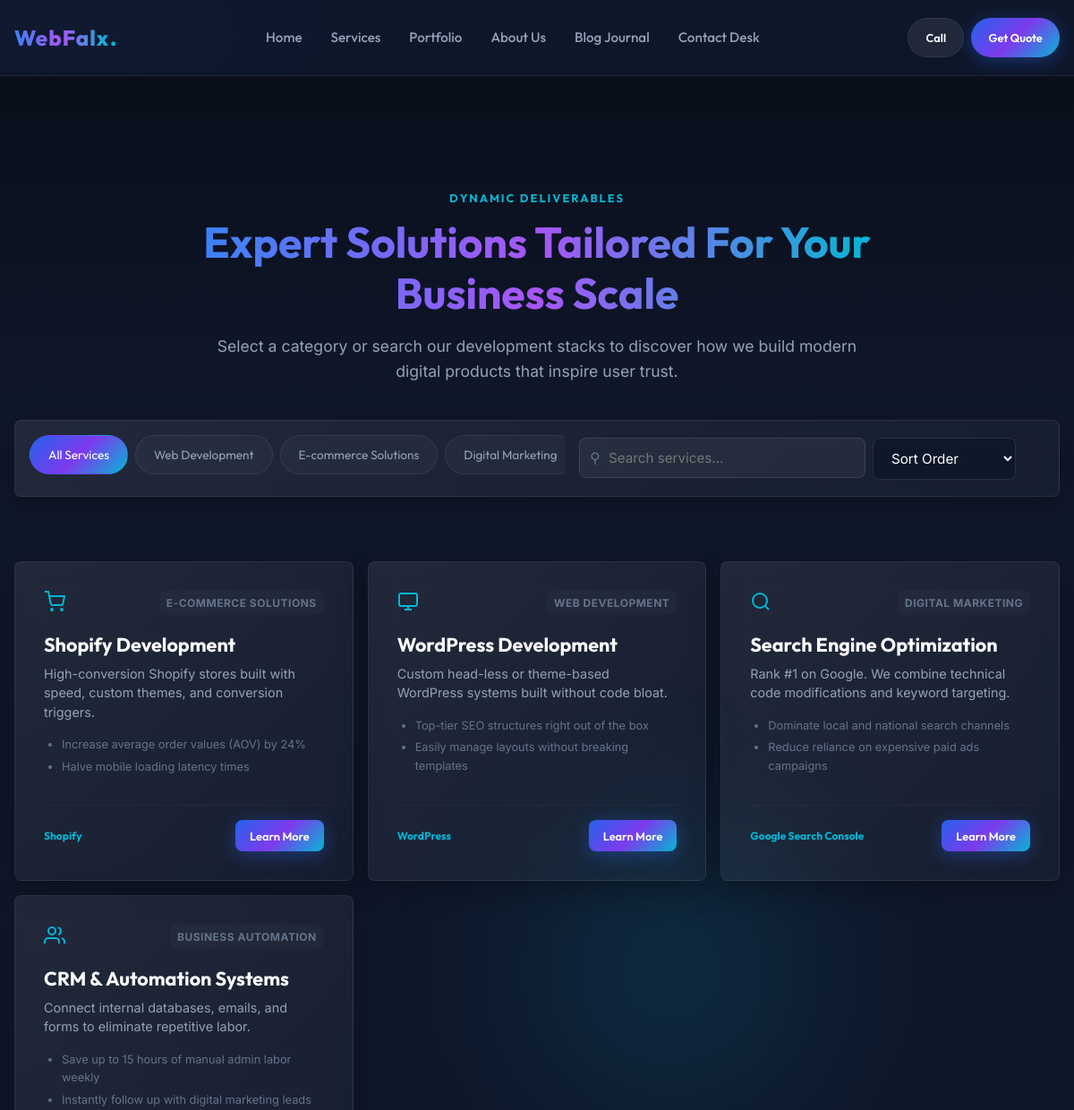
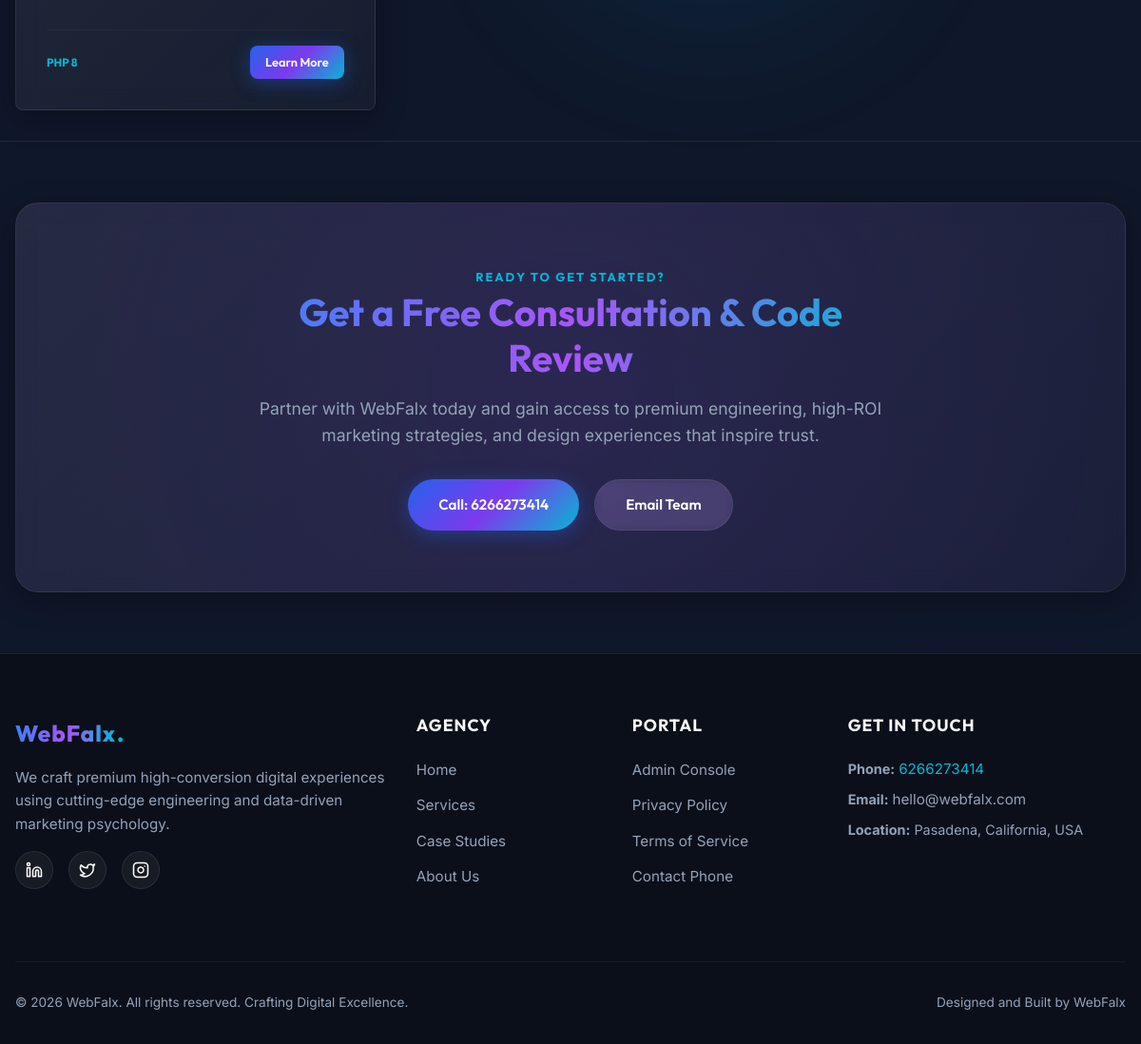
/services.php, run on the app's committed database (2 pictures, top to bottom).
### tables this page shows
CREATE TABLE `menus` (
    `id` INT AUTO_INCREMENT PRIMARY KEY,
    `title` VARCHAR(100) NOT NULL,
    `url` VARCHAR(255) NOT NULL,
    `parent_id` INT DEFAULT NULL,
    `display_order` INT NOT NULL DEFAULT 10,
    `is_active` TINYINT(1) NOT NULL DEFAULT 1,
    FOREIGN KEY (`parent_id`) REFERENCES `menus` (`id`) ON DELETE SET NULL
);

CREATE TABLE `service_categories` (
    `id` INT AUTO_INCREMENT PRIMARY KEY,
    `name` VARCHAR(100) NOT NULL,
    `slug` VARCHAR(100) NOT NULL UNIQUE,
    `icon_svg` TEXT DEFAULT NULL,
    `image_url` VARCHAR(255) DEFAULT NULL,
    `display_order` INT NOT NULL DEFAULT 0,
    `is_active` TINYINT(1) NOT NULL DEFAULT 1
);

CREATE TABLE `services` (
    `id` INT AUTO_INCREMENT PRIMARY KEY,
    `category_id` INT DEFAULT NULL,
    `title` VARCHAR(100) NOT NULL,
    `slug` VARCHAR(100) NOT NULL UNIQUE,
    `description` TEXT NOT NULL,
    `full_description` TEXT DEFAULT NULL,
    `icon_svg` TEXT NOT NULL,
    `meta_title` VARCHAR(255) DEFAULT NULL,
    `meta_description` TEXT DEFAULT NULL,
    `schema_markup` TEXT DEFAULT NULL,
    `hero_image` VARCHAR(255) DEFAULT NULL,
    `features` TEXT DEFAULT NULL,
    `benefits` TEXT DEFAULT NULL,
    `technologies` VARCHAR(255) DEFAULT NULL,
    `packages_json` TEXT DEFAULT NULL,
    `gallery_json` TEXT DEFAULT NULL,
    `cta_primary_text` VARCHAR(100) DEFAULT 'Get a Free Quote',
    `cta_primary_url` VARCHAR(255) DEFAULT '#contact',
    `cta_secondary_text` VARCHAR(100) DEFAULT 'Call Us',
    `cta_secondary_url` VARCHAR(255) DEFAULT 'tel:6266273414',
    `is_featured` TINYINT(1) NOT NULL DEFAULT 0,
    `is_active` TINYINT(1) NOT NULL DEFAULT 1,
    `display_order` INT NOT NULL DEFAULT 0,
    FOREIGN KEY (`category_id`) REFERENCES `service_categories` (`id`) ON DELETE SET NULL
);

CREATE TABLE `site_settings` (
    `id` INT AUTO_INCREMENT PRIMARY KEY,
    `setting_key` VARCHAR(50) NOT NULL UNIQUE,
    `setting_value` TEXT DEFAULT NULL,
    `setting_group` VARCHAR(50) NOT NULL DEFAULT 'general',
    `description` VARCHAR(255) DEFAULT NULL,
    `updated_at` TIMESTAMP DEFAULT CURRENT_TIMESTAMP ON UPDATE CURRENT_TIMESTAMP
);

### services.php (the view, shortened to what the rows shown need)
<?php
require_once __DIR__ . '/includes/functions.php';
$categories = [];
if ($db !== null) {
    try {
        $stmt = $db->prepare("SELECT * FROM service_categories WHERE is_active = 1 ORDER BY display_order ASC");
        $stmt->execute();
        $categories = $stmt->fetchAll();
    } catch (PDOException $e) {
        error_log("Failed to fetch service categories: " . $e->getMessage());
    }
}
$services = [];
if ($db !== null) {
    try {
        $stmt = $db->prepare("SELECT s.*, c.slug as cat_slug, c.name as cat_name
                              FROM services s
                              LEFT JOIN service_categories c ON s.category_id = c.id
                              WHERE s.is_active = 1
                              ORDER BY s.display_order ASC");
        $stmt->execute();
        $services = $stmt->fetchAll();
    } catch (PDOException $e) {
        error_log("Failed to fetch services layout: " . $e->getMessage());
    }
}
require_once __DIR__ . '/includes/header.php';
?>
<section class="section services-hero" style="padding: var(--spacing-xl) 0 var(--spacing-md) 0; overflow: hidden; background: linear-gradient(180deg, #090e1a 0%, var(--color-bg-dark) 100%);">
    <div class="container reveal">
        <div style="max-width: 750px; margin: 0 auto; text-align: center;">
            <h1 class="gradient-text" style="font-size: 3rem; margin-top: 0.5rem; line-height: 1.2;">Expert Solutions Tailored For Your Business Scale</h1>
        </div>
    </div>
</section>
<section class="section filter-panel-section" style="padding: var(--spacing-xs) 0; position: relative; z-index: 10;">
    <div class="container reveal">
        <div class="glass-card search-filter-wrapper" style="padding: 1rem; border-radius: var(--radius-sm);">
            <div class="filter-btn-group">
                <button class="filter-btn active" data-filter="all">All Services</button>
                <?php foreach ($categories as $cat): ?>
                    <button class="filter-btn" data-filter="<?php echo esc_attr($cat['slug']); ?>"><?php echo esc($cat['name']); ?></button>
                <?php endforeach; ?>
            </div>
        </div>
    </div>
</section>
<section class="section services-list-section" style="padding: var(--spacing-md) 0;">
    <div class="container reveal">
        <div class="grid grid-3 services-list-grid">
            <?php if (empty($services)): ?>
                <div style="grid-column: 1 / -1; text-align: center; padding: var(--spacing-lg) 0;">
                    <h3 style="color: var(--color-text-muted-dark);">No services found. Ensure details are seeded.</h3>
                </div>
            <?php else: ?>
                <?php foreach ($services as $srv): ?>
                    <div class="glass-card glow-card service-grid-item" data-category="<?php echo esc_attr($srv['cat_slug'] ?? 'uncategorized'); ?>" style="display: flex; flex-direction: column; justify-content: space-between; border-radius: var(--radius-md);">
                        <div>
                            <div style="display: flex; justify-content: space-between; align-items: start; margin-bottom: var(--spacing-sm);">
                                <div style="color: var(--color-accent);">
                                    <?php echo $srv['icon_svg']; ?>
                                </div>
                                <span style="font-size: 0.75rem; text-transform: uppercase; letter-spacing: 0.5px; font-weight: 700; color: var(--color-text-muted-dark); background: rgba(255,255,255,0.02); padding: 4px 8px; border-radius: var(--radius-sm);">
                                    <?php echo esc($srv['cat_name'] ?? 'General'); ?>
                                </span>
                            </div>
                            <h3 class="service-title" style="font-size: 1.35rem; margin-bottom: 0.5rem; color: #ffffff;"><?php echo esc($srv['title']); ?></h3>
                            <p class="service-desc" style="font-size: 0.9rem; line-height: 1.5; color: var(--color-text-secondary-dark);"><?php echo esc($srv['description']); ?></p>
                            <?php if (!empty($srv['benefits'])): ?>
                                <ul style="margin: 1rem 0; padding-left: 1.25rem; font-size: 0.8rem; color: var(--color-text-muted-dark);">
                                    <?php
                                    $benefits_list = array_slice(explode("\n", $srv['benefits']), 0, 2);
                                    foreach ($benefits_list as $benefit):
                                        if (trim($benefit) !== ''):
                                    ?>
                                        <li style="margin-bottom: 4px;"><?php echo esc($benefit); ?></li>
                                    <?php
                                        endif;
                                    endforeach;
                                    ?>
                                </ul>
                            <?php endif; ?>
                        </div>
                        <div style="border-top: 1px solid rgba(255, 255, 255, 0.04); padding-top: 1rem; margin-top: 1rem; display: flex; justify-content: space-between; align-items: center;">
                            <span style="font-size: 0.75rem; font-weight: 700; color: var(--color-accent); font-family: var(--font-heading);"><?php echo esc($srv['technologies'] ? explode(',', $srv['technologies'])[0] : 'Custom Coded'); ?></span>
                            <a href="service.php?slug=<?php echo esc_attr($srv['slug']); ?>" class="btn btn-primary" style="padding: 0.45rem 1rem; font-size: 0.8rem; border-radius: var(--radius-sm); min-height: auto;">
                                Learn More
                            </a>
                        </div>
                    </div>
                <?php endforeach; ?>
            <?php endif; ?>
        </div>
    </div>
</section>
<section id="contact" class="section cta-section" style="padding: var(--spacing-lg) 0; border-top: var(--border-glass);">
    <div class="container reveal">
        <div class="glass-card glow-card" style="text-align: center; padding: var(--spacing-lg) var(--spacing-md); position: relative; overflow: hidden; border-radius: var(--radius-lg);">
            <div style="position: relative; z-index: 2; max-width: 700px; margin: 0 auto;">
                <h2 class="gradient-text" style="font-size: 2.5rem; margin-bottom: var(--spacing-sm); line-height: 1.2;">Get a Free Consultation & Code Review</h2>
            </div>
        </div>
    </div>
</section>
<?php require_once __DIR__ . '/includes/footer.php'; ?>

### includes/navbar.php (shortened to what the rows shown need)
<?php
require_once __DIR__ . '/functions.php';
$nav_items = [];
if ($db !== null) {
    try {
        $nav_items = $db->query("SELECT * FROM menus WHERE is_active = 1 ORDER BY display_order ASC")->fetchAll();
    } catch (PDOException $ex) {
        error_log("Failed to fetch menu list: " . $ex->getMessage());
    }
}
?>
<header class="navbar-header">
    <div class="container navbar-container">
        <nav class="primary-navigation" aria-label="Primary navigation">
            <ul id="primary-menu" class="nav-menu">
                <?php if (empty($nav_items)): ?>
                    <li><a href="<?php echo BASE_URL; ?>index.php" class="nav-link">Home</a></li>
                    <li><a href="<?php echo BASE_URL; ?>services.php" class="nav-link">Services</a></li>
                    <li><a href="<?php echo BASE_URL; ?>portfolio.php" class="nav-link">Portfolio</a></li>
                    <li><a href="<?php echo BASE_URL; ?>about.php" class="nav-link">About</a></li>
                    <li><a href="<?php echo BASE_URL; ?>blog.php" class="nav-link">Blog</a></li>
                    <li><a href="<?php echo BASE_URL; ?>contact.php" class="nav-link">Contact</a></li>
                <?php else: ?>
                    <?php foreach ($nav_items as $nav): ?>
                        <li><a href="<?php echo BASE_URL . esc($nav['url']); ?>" class="nav-link"><?php echo esc($nav['title']); ?></a></li>
                    <?php endforeach; ?>
                <?php endif; ?>
            </ul>
        </nav>
    </div>
</header>

### includes/footer.php (shortened to what the rows shown need)
<?php
require_once __DIR__ . '/functions.php';
?>
    </main>
    <footer class="main-footer">
        <div class="container">
            <div class="footer-grid">
                <div class="footer-links">
                    <h4>Get In Touch</h4>
                    <p style="font-size: 0.9rem; margin-bottom: 0.5rem; color: var(--color-text-secondary-dark);">
                        <strong>Phone:</strong> <a href="tel:<?php echo esc_attr(APP_PHONE); ?>" style="color: var(--color-accent);"><?php echo esc(APP_PHONE); ?></a>
                    </p>
                    <p style="font-size: 0.9rem; margin-bottom: 0.5rem; color: var(--color-text-secondary-dark);">
                        <strong>Email:</strong> <a href="mailto:<?php echo esc_attr(get_setting('contact_email', 'hello@webfalx.com')); ?>"><?php echo esc(get_setting('contact_email', 'hello@webfalx.com')); ?></a>
                    </p>
                    <p style="font-size: 0.9rem; color: var(--color-text-secondary-dark);">
                        <strong>Location:</strong> <?php echo esc(get_setting('contact_address', 'California, USA')); ?>
                    </p>
                </div>
            </div>
        </div>
    </footer>
</body>
</html>

### data on the page
menus: title "Home"
menus: title "Services"
menus: title "Portfolio"
menus: title "About Us"
menus: title "Blog Journal"
menus: title "Contact Desk"
service_categories: name "Web Development"
service_categories: name "E-commerce Solutions"
service_categories: name "Digital Marketing"
services: category.name "E-COMMERCE SOLUTIONS", title "Shopify Development", description "High-conversion Shopify stores built with speed, custom themes, and conversion triggers.", benefits "Increase average order values (AOV) by 24%", benefits "Halve mobile loading latency times", technologies "Shopify"
services: category.name "WEB DEVELOPMENT", title "WordPress Development", description "Custom head-less or theme-based WordPress systems built without code bloat.", benefits "Top-tier SEO structures right out of the box", benefits "Easily manage layouts without breaking templates", technologies "WordPress"
services: category.name "DIGITAL MARKETING", title "Search Engine Optimization", description "Rank #1 on Google. We combine technical code modifications and keyword targeting.", benefits "Dominate local and national search channels", benefits "Reduce reliance on expensive paid ads campaigns", technologies "Google Search Console"
services: category.name "BUSINESS AUTOMATION", title "CRM & Automation Systems", description "Connect internal databases, emails, and forms to eliminate repetitive labor.", benefits "Save up to 15 hours of manual admin labor weekly", benefits "Instantly follow up with digital marketing leads", technologies "PHP 8"
site_settings: setting_value "hello@webfalx.com"
site_settings: setting_value "Pasadena, California, USA"

### other printed values
APP_NAME "WebFalx"
APP_PHONE "6266273414"
